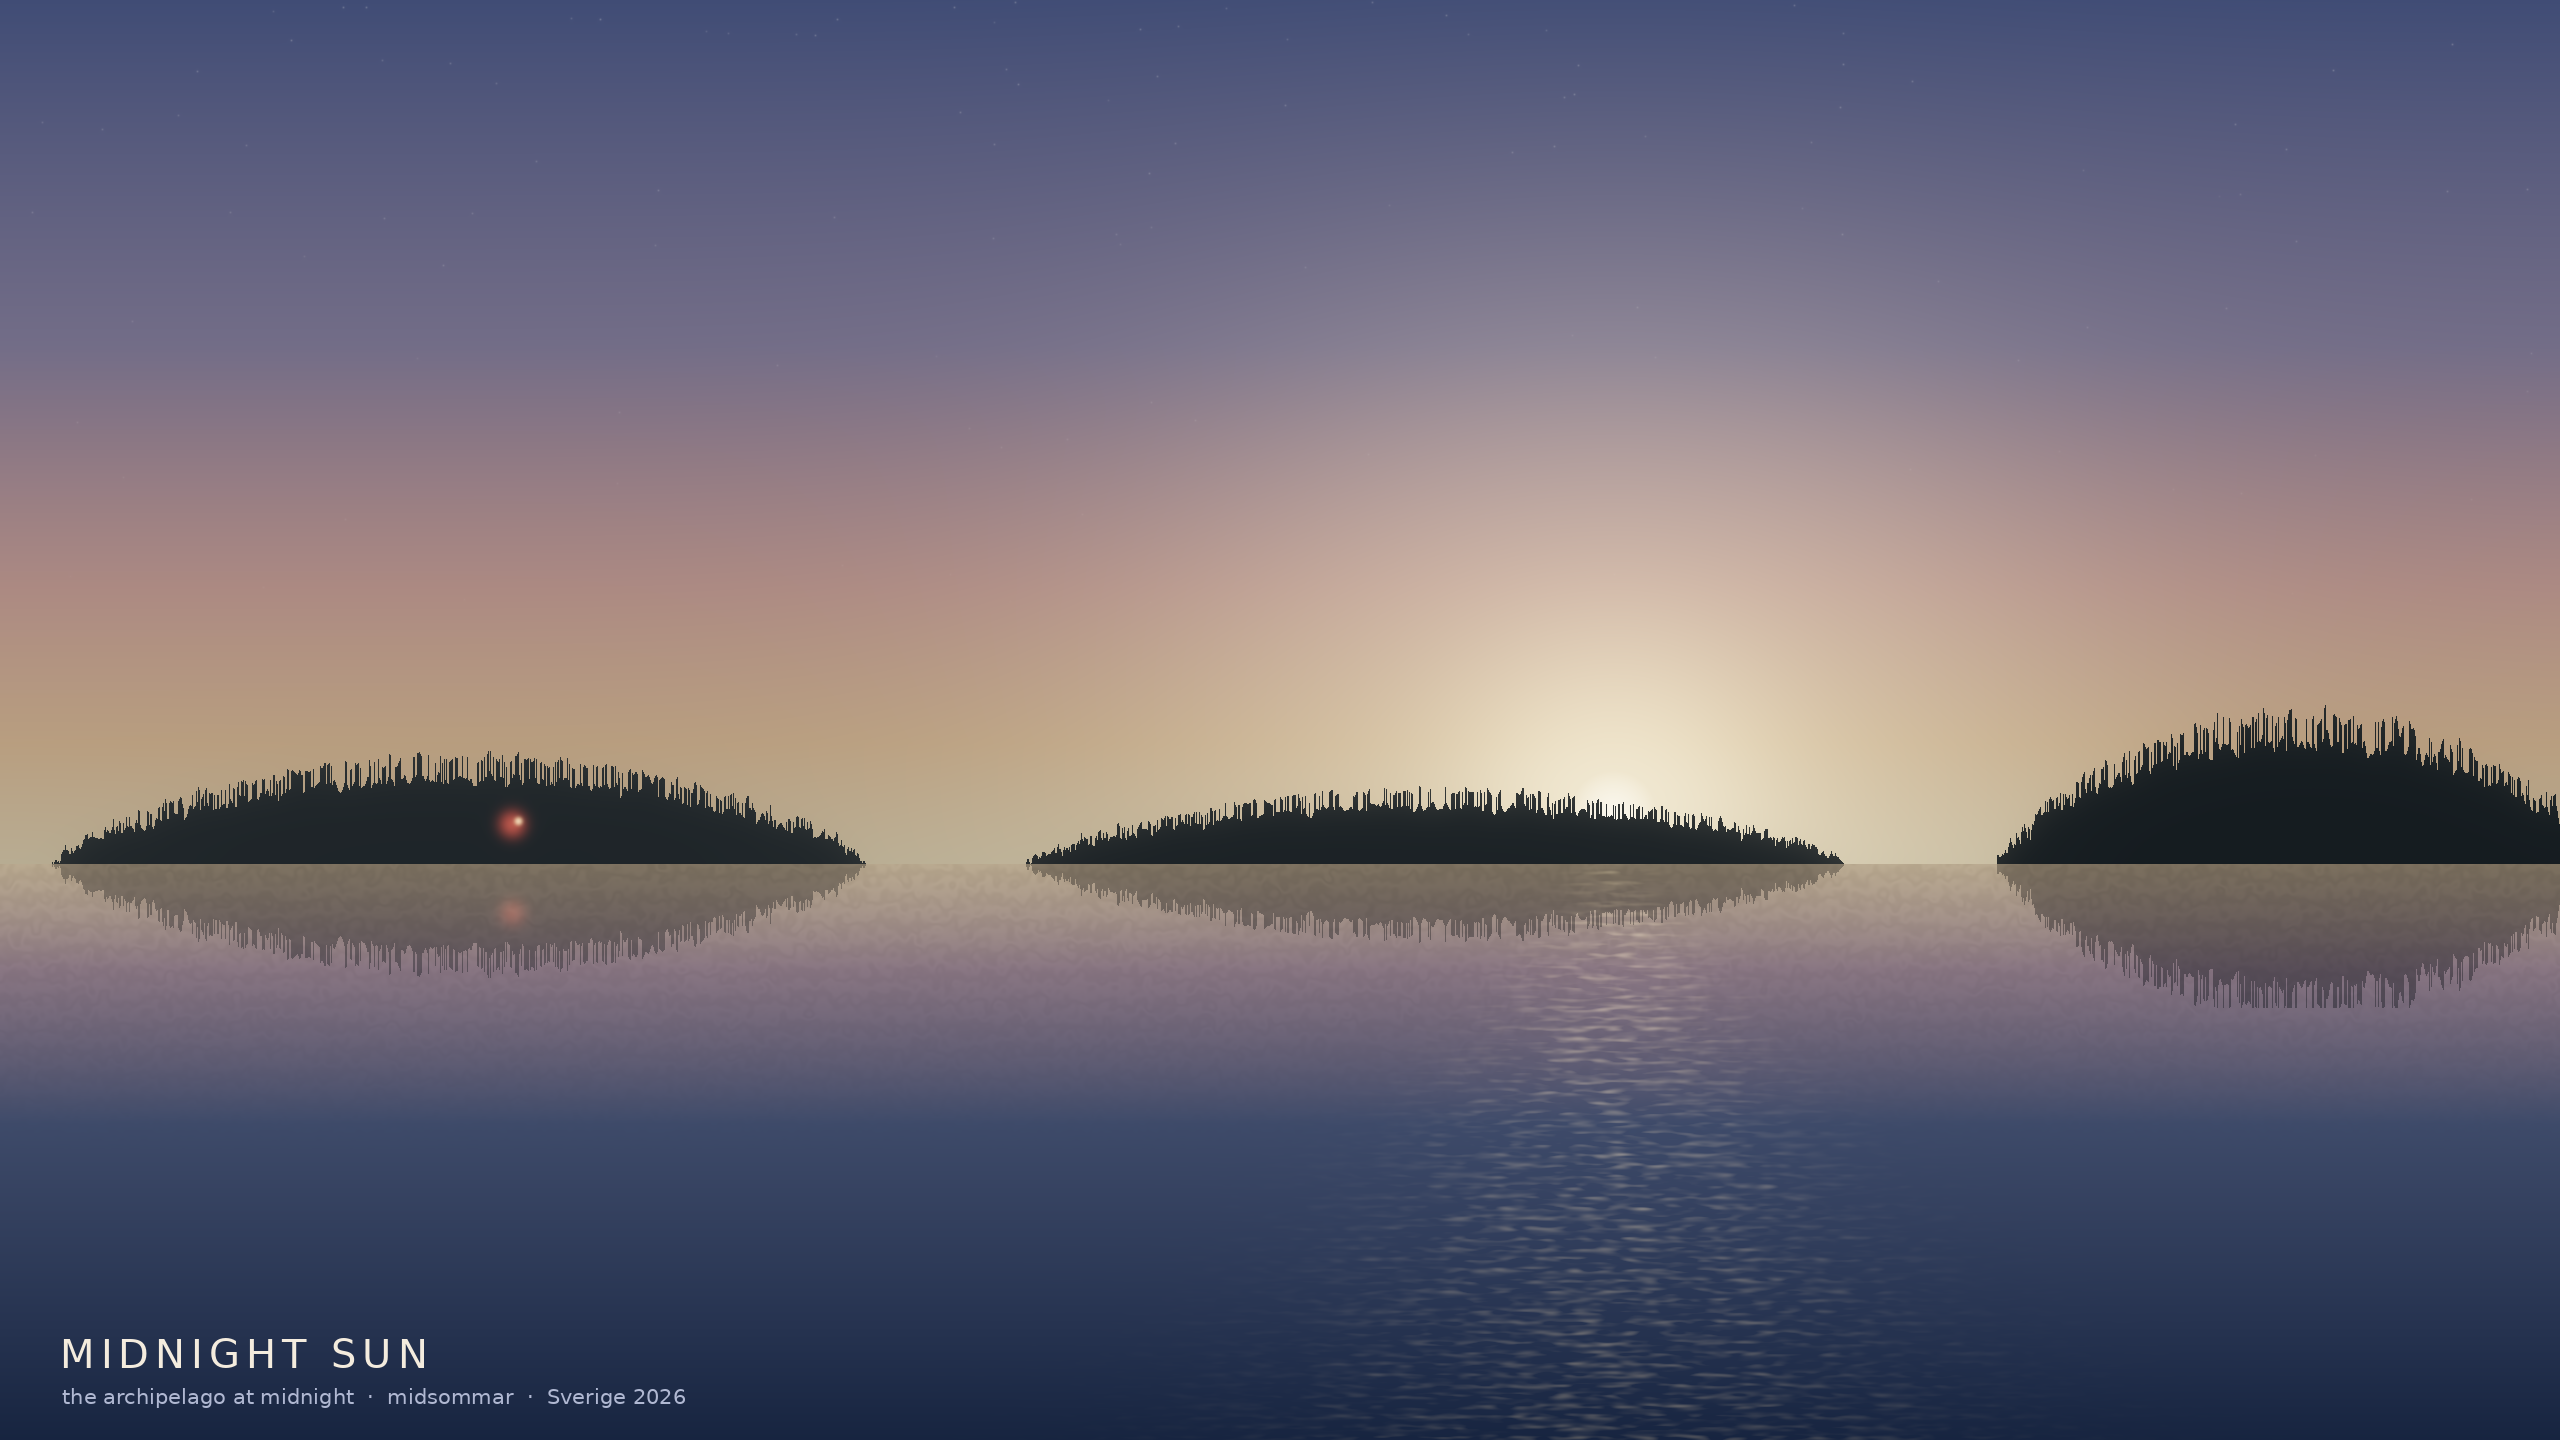

Source code (Python):
"""Midnight Sun, Archipelago — the low golden sun over the Stockholm skargard:
calm Baltic water with a shimmering sun-glitter path, low island silhouettes
with a pine tree-line, a Falu-red cottage, under the pale midsummer-night sky.
"""
import sys, numpy as np
from scipy.ndimage import gaussian_filter
import vista as V

W = int(sys.argv[1]) if len(sys.argv)>1 else 2560
H = int(sys.argv[2]) if len(sys.argv)>2 else 1440
seed = int(sys.argv[3]) if len(sys.argv)>3 else 3
outp = sys.argv[4] if len(sys.argv)>4 else "midnight_sun.png"
rng = np.random.default_rng(seed)
yy, xx, ny, nx = V.grid(H, W)
img = np.zeros((H, W, 3))
hy = 0.60                      # horizon (fraction)
sun_x, sun_y = 0.63*W, (hy-0.035)*H
sun_r = 0.030*H

# ---- sky ----
sky_t = np.clip(ny/hy, 0, 1)
sky = V.lerp_color(sky_t, [
    (0.00, ( 58, 72,128)),    # lavender-blue zenith
    (0.40, (120,112,156)),    # mauve
    (0.68, (224,150,140)),    # warm rose
    (0.86, (255,188,132)),    # peach
    (1.00, (255,224,168)),    # gold at the waterline
])
img[ny < hy] = sky[ny < hy]

# sun + glow (sky side)
sun_d = np.sqrt((xx-sun_x)**2 + (yy-sun_y)**2)
glow = np.exp(-(sun_d/(0.30*H))**2)*0.55 + np.exp(-(sun_d/(0.10*H))**2)*0.8
disc = np.clip(1-(sun_d/sun_r), 0, 1)
sky_mask = (ny < hy)[...,None]
img += (glow[...,None]*np.array([1.0,0.86,0.6]))*sky_mask
img += disc[...,None]*np.array([1.0,0.96,0.85])

# ---- water (below horizon): reflected sky + ripples + sun glitter ----
wt = np.clip((ny-hy)/(1-hy), 0, 1)                     # 0 at horizon, 1 bottom
water = V.lerp_color(wt, [
    (0.00, (240,200,150)),    # warm reflection at horizon
    (0.18, (150,120,140)),
    (0.45, ( 56, 70,110)),
    (1.00, ( 18, 30, 58)),
])
# horizontal ripple shimmer, stronger far (near horizon)
ripple = (0.5+0.5*np.sin(yy*0.25 + V.vnoise((H,W),3,seed+1)*12))
ripple = 1 + 0.18*ripple*np.clip((0.5-wt),0,1)
water *= ripple[...,None]
# sun glitter column under the sun
gw = (0.012 + 0.10*wt)*W
glit = np.exp(-((xx-sun_x)/gw)**2)
shim = np.clip(V.vnoise((H,W),(1.2,6),seed+2)-0.45,0,1)*np.clip((0.6+0.4*np.sin(yy*0.6)),0,1)
glitter = glit*shim* (0.6+0.6*np.clip(1-wt,0,1))
water_mask = (ny>=hy)[...,None]
img = np.where(water_mask, water, img)
img += (glitter[...,None]*np.array([1.0,0.85,0.55])*1.3)*water_mask

# ---- islands (low silhouettes with pine tree-line) ----
def island(x0, x1, peak, treeh, base_col, s):
    span = (xx>=x0*W)&(xx<=x1*W)
    u = np.clip((xx-x0*W)/((x1-x0)*W), 0, 1)
    hump = np.sin(np.pi*np.clip(u,0,1))**0.7
    # pine tree-line: jagged high-freq subtracted from the top
    tline = V.noise1d(W, 1.2, s)[np.clip(xx.astype(int),0,W-1)]
    spikes = (V.noise1d(W, 0.6, s+1)[np.clip(xx.astype(int),0,W-1)]>0.55)*1.0
    top = hy - (peak*hump) + (0.5-tline)*treeh*0.5 - spikes*treeh*hump*0.5
    land = span & (ny>=top) & (ny<hy)
    img[land] = np.array(base_col)/255
    # reflection in water (dim, mirrored about horizon, slight blur via ripple)
    refl_top = hy + (hy-top)
    rmask = span & (ny>=hy) & (ny<=refl_top) & (ny<hy+0.10)
    img[rmask] = (np.array(base_col)/255)*0.5 + img[rmask]*0.5
    return top
top = island(0.02, 0.34, 0.060, 0.030, (24,30,34), seed+10)
island(0.40, 0.72, 0.040, 0.022, (20,26,30), seed+20)
island(0.78, 1.02, 0.085, 0.038, (16,22,26), seed+30)

# Falu-red cottage glow on the left island
cx_c, cy_c = 0.20*W, (hy-0.028)*H
img += V.glow_point(yy,xx, cx_c, cy_c, 0.006*H, (0.85,0.18,0.12), 1.1)
img += V.glow_point(yy,xx, cx_c+6, cy_c-3, 0.0018*H, (1.0,0.85,0.55), 1.3)  # lit window
# its reflection
img += V.glow_point(yy,xx, cx_c, hy*H+(hy*H-cy_c)+8, 0.006*H, (0.7,0.16,0.10), 0.5)

# ---- a few high pale stars (midsummer night barely shows them) ----
img = V.add_stars(img, H, W, ny, 120, seed+5, ymax=0.42, amp=0.4)

# ---- bloom + tone ----
bright = np.clip(img.max(axis=2)-0.5,0,1)
img += V.bloom(bright,[ (0.01*H,0.10),(0.04*H,0.05) ])[...,None]*np.array([1.0,0.9,0.7])
img = V.tonemap(img, k=1.15, gamma=0.94)
pim = V.to_pil(img)
V.caption(pim, H, "MIDNIGHT SUN", "the archipelago at midnight  ·  midsommar  ·  Sverige 2026")
pim.save(outp); print("saved", outp, pim.size)
